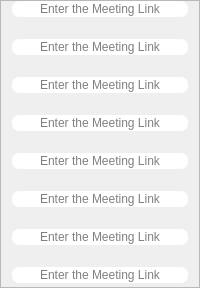
                <widget class="QFrame" name="frame_6">
                 <property name="sizePolicy">
                  <sizepolicy hsizetype="Maximum" vsizetype="Preferred">
                   <horstretch>0</horstretch>
                   <verstretch>0</verstretch>
                  </sizepolicy>
                 </property>
                 <property name="maximumSize">
                  <size>
                   <width>600</width>
                   <height>16777215</height>
                  </size>
                 </property>
                 <property name="styleSheet">
                  <string notr="true">border-image:None;</string>
                 </property>
                 <property name="frameShape">
                  <enum>QFrame::StyledPanel</enum>
                 </property>
                 <property name="frameShadow">
                  <enum>QFrame::Raised</enum>
                 </property>
                 <layout class="QGridLayout" name="gridLayout_3">
                  <property name="topMargin">
                   <number>0</number>
                  </property>
                  <property name="bottomMargin">
                   <number>4</number>
                  </property>
                  <property name="verticalSpacing">
                   <number>22</number>
                  </property>
                  <item row="0" column="0">
                   <widget class="QLineEdit" name="Subject_Link_1">
                    <property name="sizePolicy">
                     <sizepolicy hsizetype="Expanding" vsizetype="Expanding">
                      <horstretch>0</horstretch>
                      <verstretch>0</verstretch>
                     </sizepolicy>
                    </property>
                    <property name="font">
                     <font>
                      <pointsize>9</pointsize>
                     </font>
                    </property>
                    <property name="styleSheet">
                     <string notr="true">QLineEdit{
	background-color: rgb(255, 255, 255);
border-radius:7px;
text-align:centre;
}

QLineEdit:hover{
	background-color: rgb(255, 216, 76);

}
</string>
                    </property>
                    <property name="echoMode">
                     <enum>QLineEdit::Normal</enum>
                    </property>
                    <property name="alignment">
                     <set>Qt::AlignCenter</set>
                    </property>
                    <property name="placeholderText">
                     <string>Enter the Meeting Link</string>
                    </property>
                   </widget>
                  </item>
                  <item row="1" column="0">
                   <widget class="QLineEdit" name="Subject_Link_2">
                    <property name="sizePolicy">
                     <sizepolicy hsizetype="Expanding" vsizetype="Expanding">
                      <horstretch>0</horstretch>
                      <verstretch>0</verstretch>
                     </sizepolicy>
                    </property>
                    <property name="font">
                     <font>
                      <pointsize>9</pointsize>
                     </font>
                    </property>
                    <property name="styleSheet">
                     <string notr="true">QLineEdit{
	background-color: rgb(255, 255, 255);
border-radius:7px;
text-align:centre;
}

QLineEdit:hover{
	background-color: rgb(255, 216, 76);

}
</string>
                    </property>
                    <property name="echoMode">
                     <enum>QLineEdit::Normal</enum>
                    </property>
                    <property name="alignment">
                     <set>Qt::AlignCenter</set>
                    </property>
                    <property name="placeholderText">
                     <string>Enter the Meeting Link</string>
                    </property>
                   </widget>
                  </item>
                  <item row="2" column="0">
                   <widget class="QLineEdit" name="Subject_Link_3">
                    <property name="sizePolicy">
                     <sizepolicy hsizetype="Expanding" vsizetype="Expanding">
                      <horstretch>0</horstretch>
                      <verstretch>0</verstretch>
                     </sizepolicy>
                    </property>
                    <property name="font">
                     <font>
                      <pointsize>9</pointsize>
                     </font>
                    </property>
                    <property name="styleSheet">
                     <string notr="true">QLineEdit{
	background-color: rgb(255, 255, 255);
border-radius:7px;
text-align:centre;
}

QLineEdit:hover{
	background-color: rgb(255, 216, 76);

}
</string>
                    </property>
                    <property name="echoMode">
                     <enum>QLineEdit::Normal</enum>
                    </property>
                    <property name="alignment">
                     <set>Qt::AlignCenter</set>
                    </property>
                    <property name="placeholderText">
                     <string>Enter the Meeting Link</string>
                    </property>
                   </widget>
                  </item>
                  <item row="3" column="0">
                   <widget class="QLineEdit" name="Subject_Link_4">
                    <property name="sizePolicy">
                     <sizepolicy hsizetype="Expanding" vsizetype="Expanding">
                      <horstretch>0</horstretch>
                      <verstretch>0</verstretch>
                     </sizepolicy>
                    </property>
                    <property name="font">
                     <font>
                      <pointsize>9</pointsize>
                     </font>
                    </property>
                    <property name="styleSheet">
                     <string notr="true">QLineEdit{
	background-color: rgb(255, 255, 255);
border-radius:7px;
text-align:centre;
}

QLineEdit:hover{
	background-color: rgb(255, 216, 76);

}
</string>
                    </property>
                    <property name="echoMode">
                     <enum>QLineEdit::Normal</enum>
                    </property>
                    <property name="alignment">
                     <set>Qt::AlignCenter</set>
                    </property>
                    <property name="placeholderText">
                     <string>Enter the Meeting Link</string>
                    </property>
                   </widget>
                  </item>
                  <item row="4" column="0">
                   <widget class="QLineEdit" name="Subject_Link_5">
                    <property name="sizePolicy">
                     <sizepolicy hsizetype="Expanding" vsizetype="Expanding">
                      <horstretch>0</horstretch>
                      <verstretch>0</verstretch>
                     </sizepolicy>
                    </property>
                    <property name="font">
                     <font>
                      <pointsize>9</pointsize>
                     </font>
                    </property>
                    <property name="styleSheet">
                     <string notr="true">QLineEdit{
	background-color: rgb(255, 255, 255);
border-radius:7px;
text-align:centre;
}

QLineEdit:hover{
	background-color: rgb(255, 216, 76);

}
</string>
                    </property>
                    <property name="echoMode">
                     <enum>QLineEdit::Normal</enum>
                    </property>
                    <property name="alignment">
                     <set>Qt::AlignCenter</set>
                    </property>
                    <property name="placeholderText">
                     <string>Enter the Meeting Link</string>
                    </property>
                   </widget>
                  </item>
                  <item row="5" column="0">
                   <widget class="QLineEdit" name="Subject_Link_6">
                    <property name="sizePolicy">
                     <sizepolicy hsizetype="Expanding" vsizetype="Expanding">
                      <horstretch>0</horstretch>
                      <verstretch>0</verstretch>
                     </sizepolicy>
                    </property>
                    <property name="font">
                     <font>
                      <pointsize>9</pointsize>
                     </font>
                    </property>
                    <property name="styleSheet">
                     <string notr="true">QLineEdit{
	background-color: rgb(255, 255, 255);
border-radius:7px;
text-align:centre;
}

QLineEdit:hover{
	background-color: rgb(255, 216, 76);

}
</string>
                    </property>
                    <property name="echoMode">
                     <enum>QLineEdit::Normal</enum>
                    </property>
                    <property name="alignment">
                     <set>Qt::AlignCenter</set>
                    </property>
                    <property name="placeholderText">
                     <string>Enter the Meeting Link</string>
                    </property>
                   </widget>
                  </item>
                  <item row="6" column="0">
                   <widget class="QLineEdit" name="Subject_Link_7">
                    <property name="sizePolicy">
                     <sizepolicy hsizetype="Expanding" vsizetype="Expanding">
                      <horstretch>0</horstretch>
                      <verstretch>0</verstretch>
                     </sizepolicy>
                    </property>
                    <property name="font">
                     <font>
                      <pointsize>9</pointsize>
                     </font>
                    </property>
                    <property name="styleSheet">
                     <string notr="true">QLineEdit{
	background-color: rgb(255, 255, 255);
border-radius:7px;
text-align:centre;
}

QLineEdit:hover{
	background-color: rgb(255, 216, 76);

}
</string>
                    </property>
                    <property name="echoMode">
                     <enum>QLineEdit::Normal</enum>
                    </property>
                    <property name="alignment">
                     <set>Qt::AlignCenter</set>
                    </property>
                    <property name="placeholderText">
                     <string>Enter the Meeting Link</string>
                    </property>
                   </widget>
                  </item>
                  <item row="7" column="0">
                   <widget class="QLineEdit" name="Subject_Link_8">
                    <property name="sizePolicy">
                     <sizepolicy hsizetype="Expanding" vsizetype="Expanding">
                      <horstretch>0</horstretch>
                      <verstretch>0</verstretch>
                     </sizepolicy>
                    </property>
                    <property name="font">
                     <font>
                      <pointsize>9</pointsize>
                     </font>
                    </property>
                    <property name="styleSheet">
                     <string notr="true">QLineEdit{
	background-color: rgb(255, 255, 255);
border-radius:7px;
text-align:centre;
}

QLineEdit:hover{
	background-color: rgb(255, 216, 76);

}
</string>
                    </property>
                    <property name="echoMode">
                     <enum>QLineEdit::Normal</enum>
                    </property>
                    <property name="alignment">
                     <set>Qt::AlignCenter</set>
                    </property>
                    <property name="placeholderText">
                     <string>Enter the Meeting Link</string>
                    </property>
                   </widget>
                  </item>
                 </layout>
                </widget>
